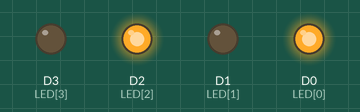
Bench run of a sketch on a simulated ESP8266 (NodeMCU). Parts: output pins drawn as LEDs (lit = HIGH).

Above: at 0.5 s.
At 1.5 s:
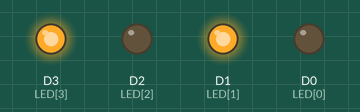
At 2.5 s:
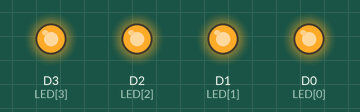
At 3.5 s:
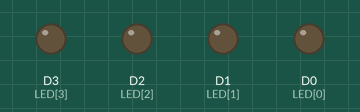
Timing chart, 0 to 5.2 s (numbered marks = the images above):
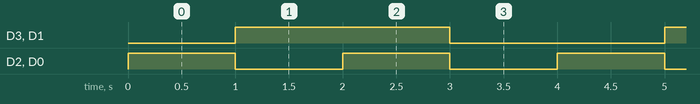

Measured:
- by itself, D3 (LED[3]), D1 (LED[1]): alternates HIGH for 2.0 s and LOW for 2.0 s
- by itself, D2 (LED[2]), D0 (LED[0]): alternates HIGH for 1.0 s and LOW for 1.0 s
- by itself, everything shown: repeats every 4.0 s, in 4 steps

The sketch:

Running_LED_Set.ino
```cpp
int LED[] = {D0, D1, D2, D3};

void setup() {
  pinMode(LED[0], OUTPUT);
  pinMode(LED[1], OUTPUT);
  pinMode(LED[2], OUTPUT);
  pinMode(LED[3], OUTPUT);
}

void loop() {
  //set the led's condition by changing the 0 and 1
  setLED(1, 0, 1, 0);
  setLED(0, 1, 0, 1);
  setLED(1, 1, 1, 1);
  setLED(0, 0, 0, 0);
}

//this function will change the condition to the set value before
int setLED (int nilai1, int nilai2, int nilai3, int nilai4) {
  digitalWrite(LED[0], nilai1);
  digitalWrite(LED[1], nilai2);
  digitalWrite(LED[2], nilai3);
  digitalWrite(LED[3], nilai4);
  delay(1000);
}
```
